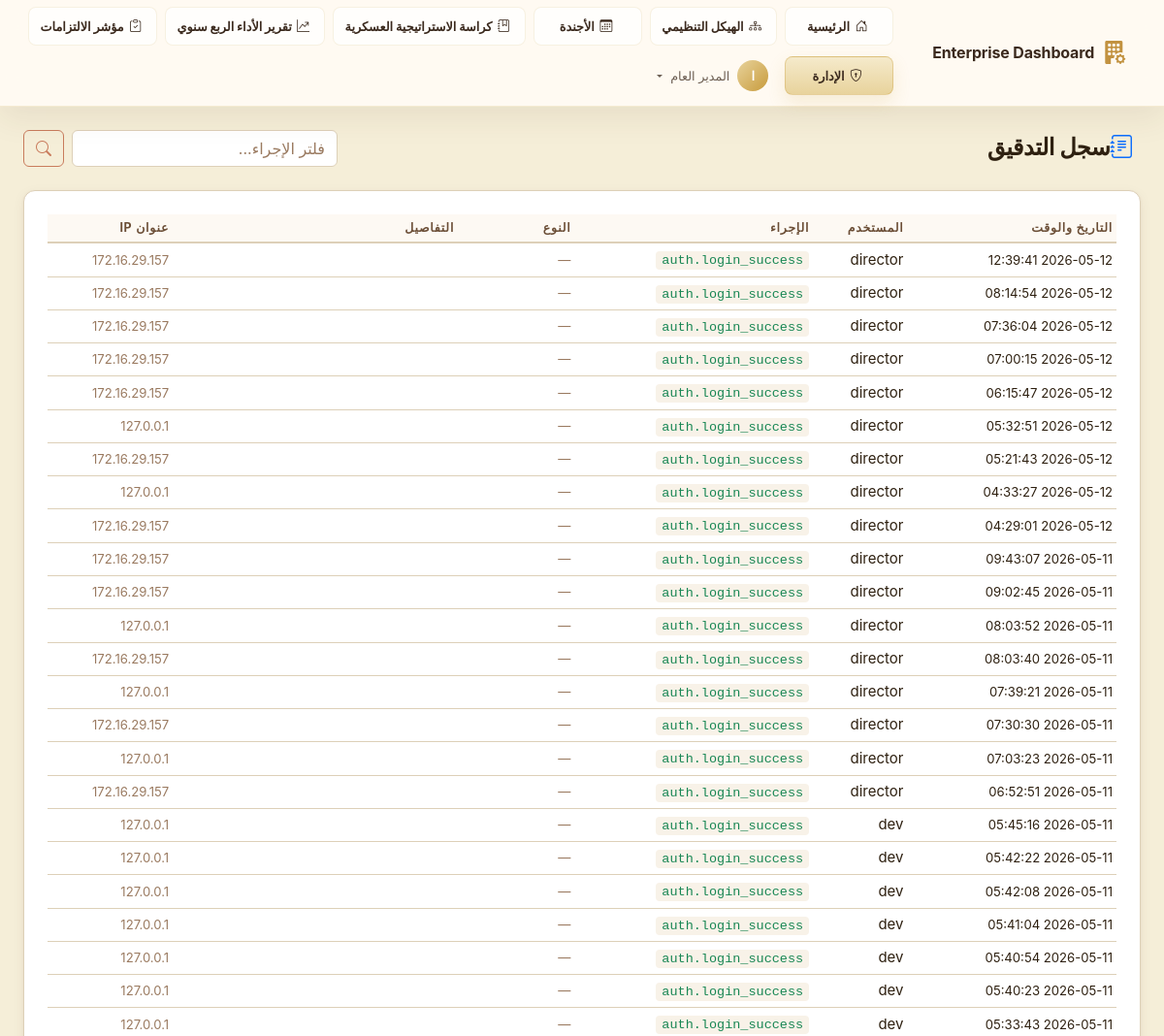
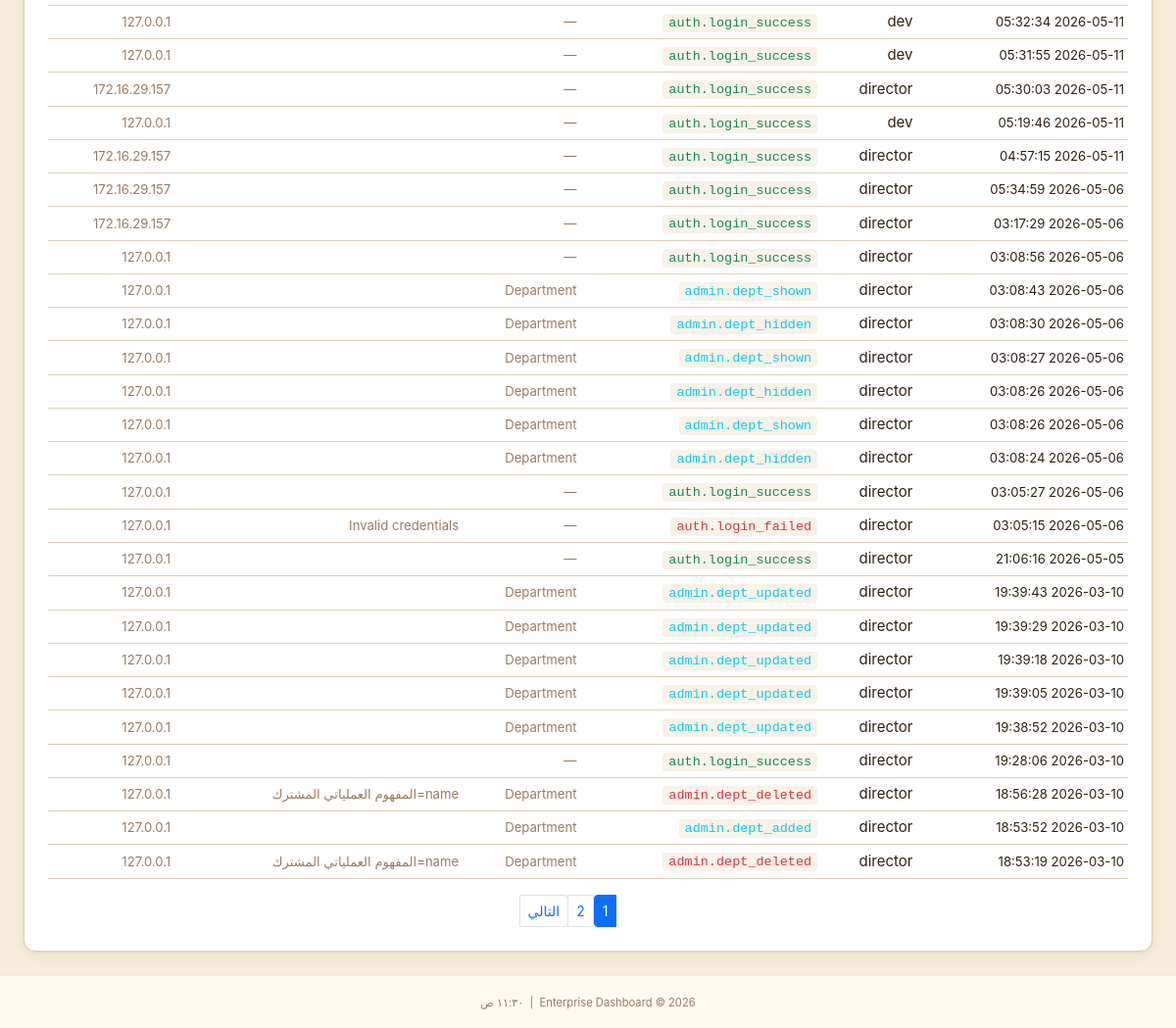
Page /admin/audit-log (signed in) on the earlier database version (2 pictures, top to bottom).
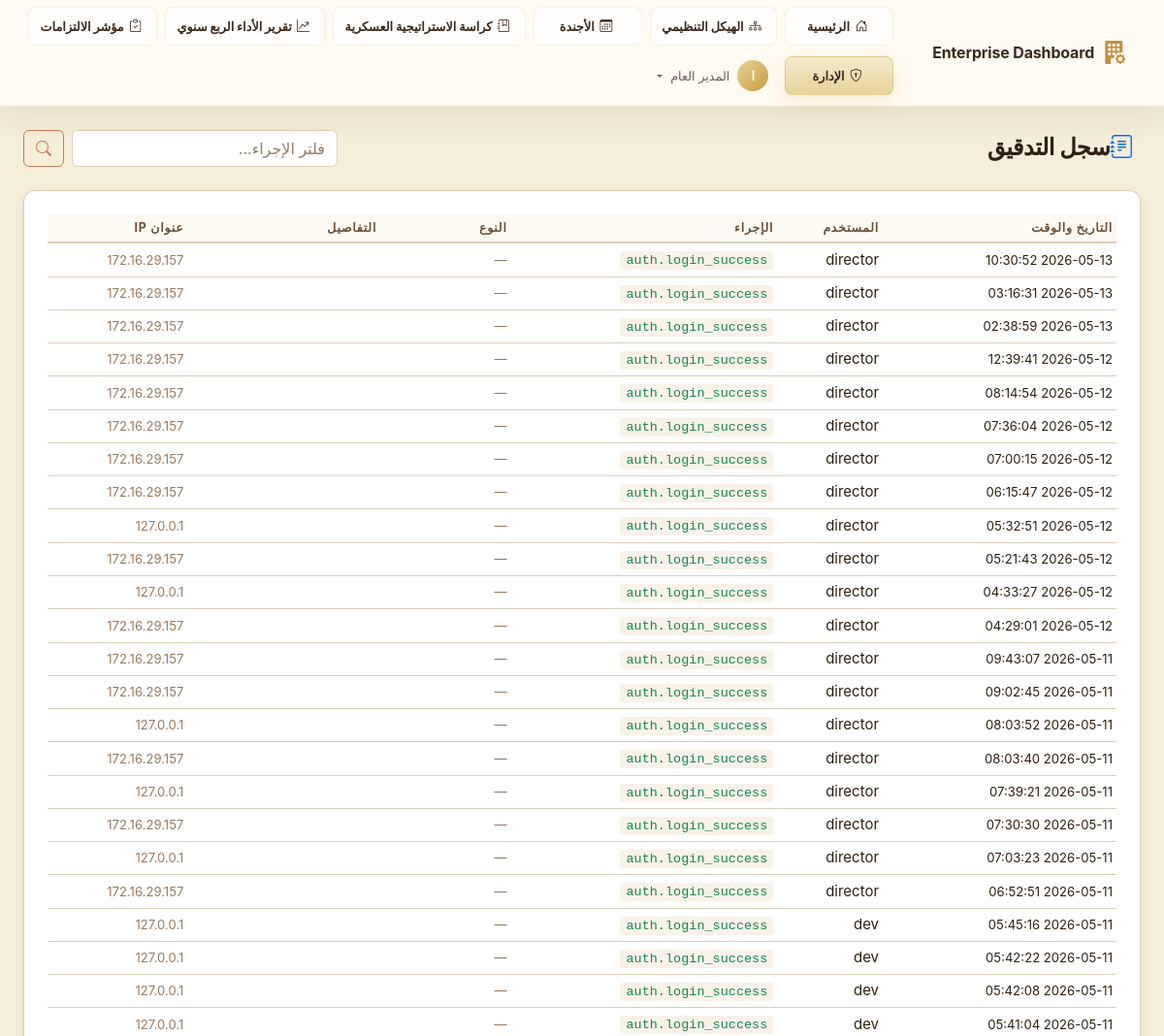
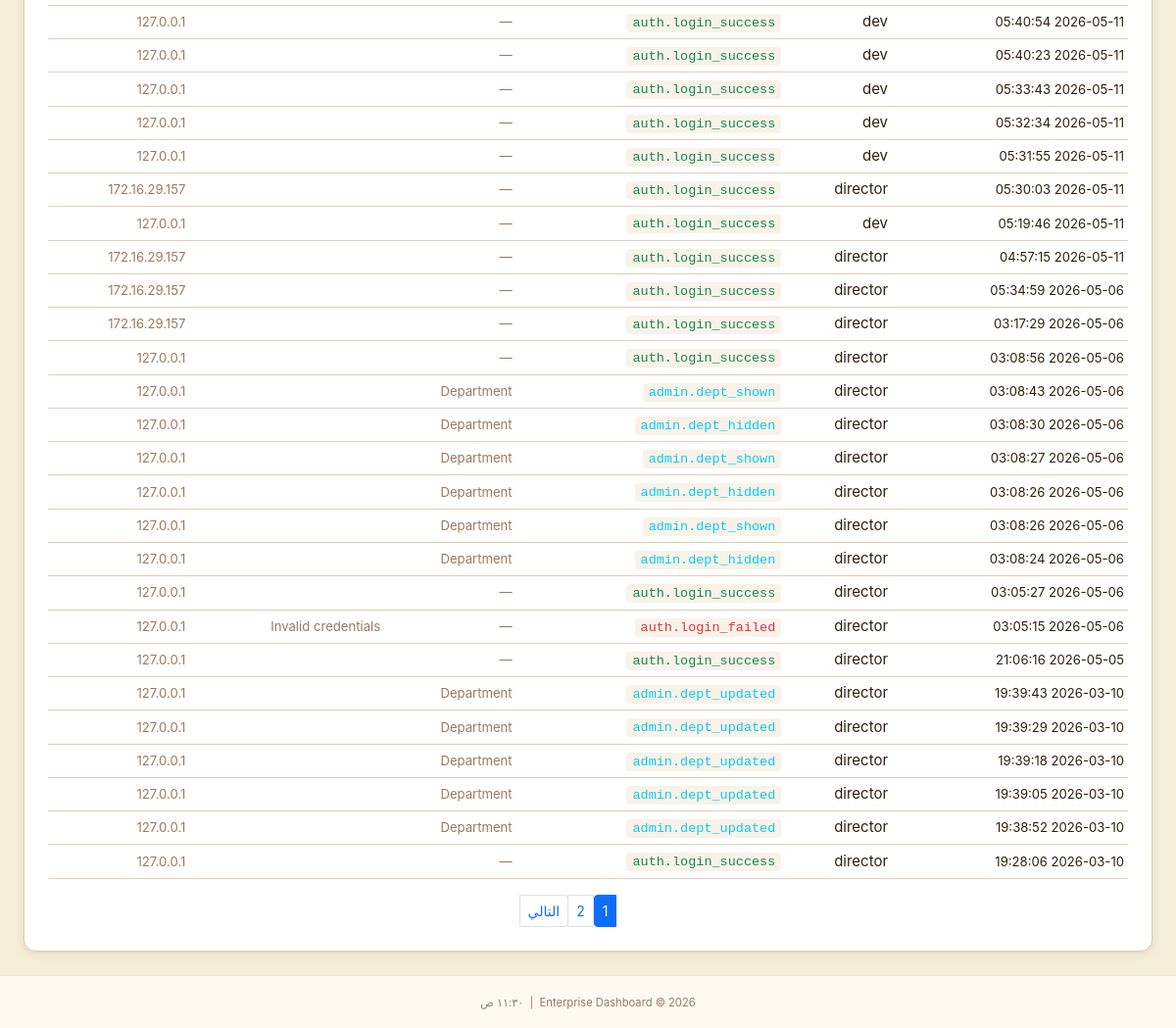
Same page on the later database version (2 pictures, top to bottom).
### app/models/user.py (models this page shows, shortened)
class User(UserMixin, db.Model):
    __tablename__ = 'users'
    id              = db.Column(db.String(36), primary_key=True, default=lambda: str(uuid.uuid4()))
    ldap_dn         = db.Column(db.String(255), unique=True, nullable=True)
    username        = db.Column(db.String(80),  unique=True, nullable=False, index=True)
    email           = db.Column(db.String(120), nullable=False)
    full_name       = db.Column(db.String(120), nullable=False)
    password_hash   = db.Column(db.String(255), nullable=True)  # Only for sim mode
    is_ldap_user    = db.Column(db.Boolean, default=True)
    is_active       = db.Column(db.Boolean, default=True)
    role_id         = db.Column(db.Integer, db.ForeignKey('roles.id'), nullable=True)
    department_id   = db.Column(db.Integer, db.ForeignKey('departments.id'), nullable=True)
    failed_logins     = db.Column(db.Integer, default=0)
    locked_until      = db.Column(db.DateTime, nullable=True)
    created_at  = db.Column(db.DateTime, default=datetime.utcnow)
    updated_at  = db.Column(db.DateTime, default=datetime.utcnow, onupdate=datetime.utcnow)
    last_login  = db.Column(db.DateTime, nullable=True)
    role       = db.relationship('Role', back_populates='users')
    department = db.relationship('Department', back_populates='users')
    audit_logs = db.relationship('AuditLog', back_populates='user', lazy='dynamic',
                                 foreign_keys='AuditLog.user_id')
    @property
    def is_authenticated(self) -> bool:
        return True
    def has_permission(self, required_level: int) -> bool:
        if not self.role:
            return False
        return self.role.permission_level >= required_level
    @property
    def permission_level(self) -> int:
        return self.role.permission_level if self.role else 0
    def can_admin(self) -> bool:
        return self.permission_level >= 80  # Deputy and above
    @classmethod
    def get_by_id(cls, user_id: str) -> Optional['User']:
        return cls.query.get(user_id)

### app/models/audit.py (models this page shows, shortened)
class AuditLog(db.Model):
    __tablename__ = 'audit_log'
    id            = db.Column(db.String(36), primary_key=True, default=lambda: str(uuid.uuid4()))
    user_id       = db.Column(db.String(36), db.ForeignKey('users.id'), nullable=True)
    username      = db.Column(db.String(80),  nullable=False, default='anonymous')  # Snapshot
    action        = db.Column(db.String(100), nullable=False)
    resource_type = db.Column(db.String(60),  nullable=True)
    resource_id   = db.Column(db.String(36),  nullable=True)
    details       = db.Column(db.Text, nullable=True)   # JSON string for old/new values
    ip_address    = db.Column(db.String(45),  nullable=True)
    user_agent    = db.Column(db.String(255), nullable=True)
    timestamp     = db.Column(db.DateTime, default=datetime.utcnow, index=True)
    user = db.relationship('User', back_populates='audit_logs', foreign_keys=[user_id])

### app/admin/routes.py (the view)
@admin_bp.route('/audit-log')
@login_required
@require_permission(PERMISSIONS['SECRETARY'])
def audit_log():
    page   = request.args.get('page', 1, type=int)
    action = request.args.get('action', '')
    query  = AuditLog.query.order_by(AuditLog.timestamp.desc())
    if action:
        query = query.filter(AuditLog.action.contains(action))
    logs = query.paginate(page=page, per_page=50, error_out=False)
    return render_template('admin/audit_log.html',
                           logs=logs,
                           action_filter=action,
                           page_title='سجل التدقيق')

### app/__init__.py (called while the page is built)
def _register_extensions(app: Flask) -> None:
    db.init_app(app)
    login_manager.init_app(app)
    csrf.init_app(app)
    login_manager.login_view          = 'auth.login'
    login_manager.login_message       = 'Please sign in to access this page.'
    login_manager.login_message_category = 'warning'
    login_manager.session_protection  = 'strong'
    @login_manager.user_loader
    def load_user(user_id: str):
        from app.models.user import User
        return User.get_by_id(user_id)

def _register_context_processors(app: Flask) -> None:
    from datetime import datetime
    from app.models.role import PERMISSIONS
    @app.context_processor
    def inject_globals():
        return {
            'PERMISSIONS': PERMISSIONS,
            'now':         datetime.utcnow,
            'app_name':    app.config.get('APP_NAME', 'Enterprise Dashboard'),
        }

### app/templates/admin/audit_log.html (shortened to what this page needs)
{% extends "base.html" %}
{% block content %}
<div class="container-fluid px-4 py-4">
    <div class="d-flex align-items-center justify-content-between mb-4">
        <h1 class="page-title mb-0"><i class="bi bi-journal-text text-primary me-2"></i>سجل التدقيق</h1>
        <form method="GET" class="d-flex gap-2">
            <input type="text" name="action" class="form-control glass-input" placeholder="فلتر الإجراء..."
                value="{{ action_filter }}">
            <button type="submit" class="btn btn-outline-primary"><i class="bi bi-search"></i></button>
        </form>
    </div>
    <div class="section-card glass-card">
        <div class="table-responsive">
            <table class="table table-dark table-hover table-sm align-middle mb-0">
                <thead>
                    <tr>
                        <th>التاريخ والوقت</th>
                        <th>المستخدم</th>
                        <th>الإجراء</th>
                        <th>النوع</th>
                        <th>التفاصيل</th>
                        <th>عنوان IP</th>
                    </tr>
                </thead>
                <tbody>
                    {% for log in logs.items %}
                    <tr>
                        <td><small>{{ log.timestamp.strftime('%Y-%m-%d %H:%M:%S') }}</small></td>
                        <td>{{ log.username }}</td>
                        <td>
                            <code
                                class="{% if 'login_failed' in log.action or 'rejected' in log.action or 'deleted' in log.action %}text-danger{% elif 'login_success' in log.action or 'approved' in log.action %}text-success{% else %}text-info{% endif %}">
                {{ log.action }}
              </code>
                        </td>
                        <td><small class="text-muted">{{ log.resource_type or '—' }}</small></td>
                        <td><small class="text-muted">{{ (log.details or '')[:50] }}</small></td>
                        <td><small class="text-muted">{{ log.ip_address or '—' }}</small></td>
                    </tr>
                    {% else %}
                    <tr>
                        <td colspan="6" class="text-center text-muted py-4">لا توجد سجلات</td>
                    </tr>
                    {% endfor %}
                </tbody>
            </table>
        </div>
        {% if logs.pages > 1 %}
        <nav class="d-flex justify-content-center mt-3">
            <ul class="pagination pagination-sm mb-0">
                {% for p in logs.iter_pages() %}
                {% if p %}
                <li class="page-item {{ 'active' if p == logs.page }}">
                    <a class="page-link" href="?page={{ p }}&action={{ action_filter }}">{{ p }}</a>
                </li>
                {% else %}
                <li class="page-item disabled"><span class="page-link">…</span></li>
                {% endif %}
                {% endfor %}
                {% if logs.has_next %}
                <li class="page-item">
                    <a class="page-link" href="?page={{ logs.next_num }}&action={{ action_filter }}">التالي</a>
                </li>
                {% endif %}
            </ul>
        </nav>
        {% endif %}
    </div>
</div>
{% endblock %}

### app/templates/base.html (shortened to what this page needs)
<!DOCTYPE html>
<html lang="ar" dir="rtl">
<head>
  <link rel="stylesheet" href="{{ url_for('static', filename='css/bootstrap.min.css') }}">
  <link rel="stylesheet" href="{{ url_for('static', filename='css/bootstrap-icons.css') }}">
  <link rel="stylesheet" href="{{ url_for('static', filename='css/custom.css') }}">
</head>
<body class="{% block body_class %}app-body{% endblock %}">
  {% block body %}
  <nav class="navbar navbar-dark navbar-expand-lg app-navbar" id="mainNav">
    <div class="container-fluid px-4">
      <a class="navbar-brand d-flex align-items-center gap-2" href="{{ url_for('dashboard.index') }}">
        <i class="bi bi-building-fill-gear fs-4 text-primary-glow"></i>
        <span class="fw-bold">{{ app_name }}</span>
      </a>
      <div class="collapse navbar-collapse" id="navbarMain">
        <ul class="navbar-nav ms-auto align-items-center gap-2 main-nav-menu">
          <li class="nav-item">
            <a class="nav-link primary-nav-link {% if request.endpoint == 'dashboard.index' %}active{% endif %}"
              href="{{ url_for('dashboard.index') }}">
              <i class="bi bi-house-door me-1"></i>الرئيسية
            </a>
          </li>
          <li class="nav-item">
            <a class="nav-link primary-nav-link {% if request.endpoint == 'dashboard.org_structure' %}active{% endif %}"
              href="{{ url_for('dashboard.org_structure') }}">
              <i class="bi bi-diagram-3 me-1"></i>الهيكل التنظيمي
            </a>
          </li>
          <li class="nav-item">
            <a class="nav-link primary-nav-link {% if request.endpoint == 'dashboard.agenda' %}active{% endif %}"
              href="{{ url_for('dashboard.agenda') }}">
              <i class="bi bi-calendar3 me-1"></i>الأجندة
            </a>
          </li>
          <li class="nav-item">
            <a class="nav-link primary-nav-link {% if request.endpoint == 'dashboard.strategy_booklet' %}active{% endif %}"
              href="{{ url_for('dashboard.strategy_booklet') }}">
              <i class="bi bi-journal-bookmark me-1"></i>كراسة الاستراتيجية العسكرية
            </a>
          </li>
          <li class="nav-item">
            <a class="nav-link primary-nav-link {% if request.endpoint == 'dashboard.quarterly_performance' %}active{% endif %}"
              href="{{ url_for('dashboard.quarterly_performance') }}">
              <i class="bi bi-graph-up-arrow me-1"></i>تقرير الأداء الربع سنوي
            </a>
          </li>
          <li class="nav-item">
            <a class="nav-link primary-nav-link {% if request.endpoint == 'dashboard.commitments' %}active{% endif %}"
              href="{{ url_for('dashboard.commitments') }}">
              <i class="bi bi-clipboard-check me-1"></i>مؤشر الالتزامات
            </a>
          </li>
          {% if current_user.is_authenticated %}
          {% if current_user.can_admin() %}
          <li class="nav-item">
            <a class="nav-link primary-nav-link {% if request.endpoint and request.endpoint.startswith('admin') %}active{% endif %}"
              href="{{ url_for('admin.users') }}">
              <i class="bi bi-shield-lock me-1"></i>الإدارة
            </a>
          </li>
          {% endif %}
          <li class="nav-item dropdown">
            <a class="nav-link dropdown-toggle d-flex align-items-center gap-2" href="#" role="button"
              data-bs-toggle="dropdown">
              <span class="avatar-circle">{{ current_user.full_name[0]|upper }}</span>
              <span class="d-none d-md-inline">{{ current_user.full_name }}</span>
            </a>
          </li>
          {% endif %}
        </ul>
      </div>
    </div>
  </nav>
  <main class="main-content">
    {% block content %}{% endblock %}
  </main>
  <footer class="app-footer mt-auto py-3 text-center">
    <small class="text-muted">
      {{ app_name }} &copy; {{ now().year }}
      &nbsp;|&nbsp;
      <span id="currentTime"></span>
    </small>
  </footer>
  {% endblock %}
</body>
</html>

Differences in the rows shown:
no longer on this page (row unchanged): AuditLog: timestamp "2026-03-10 18:56:28", username "director", action "admin.dept_deleted", resource_type "Department", details "name=المفهوم العملياتي المشترك", ip_address "127.0.0.1"
no longer on this page (row unchanged): AuditLog: timestamp "2026-03-10 18:53:52", username "director", action "admin.dept_added", resource_type "Department", ip_address "127.0.0.1"
no longer on this page (row unchanged): AuditLog: timestamp "2026-03-10 18:53:19", username "director", action "admin.dept_deleted", resource_type "Department", details "name=المفهوم العملياتي المشترك", ip_address "127.0.0.1"
added AuditLog: timestamp "2026-05-13 10:30:52", username "director", action "auth.login_success", resource_type "—", ip_address "172.16.29.157"
added AuditLog: timestamp "2026-05-13 03:16:31", username "director", action "auth.login_success", resource_type "—", ip_address "172.16.29.157"
added AuditLog: timestamp "2026-05-13 02:38:59", username "director", action "auth.login_success", resource_type "—", ip_address "172.16.29.157"
